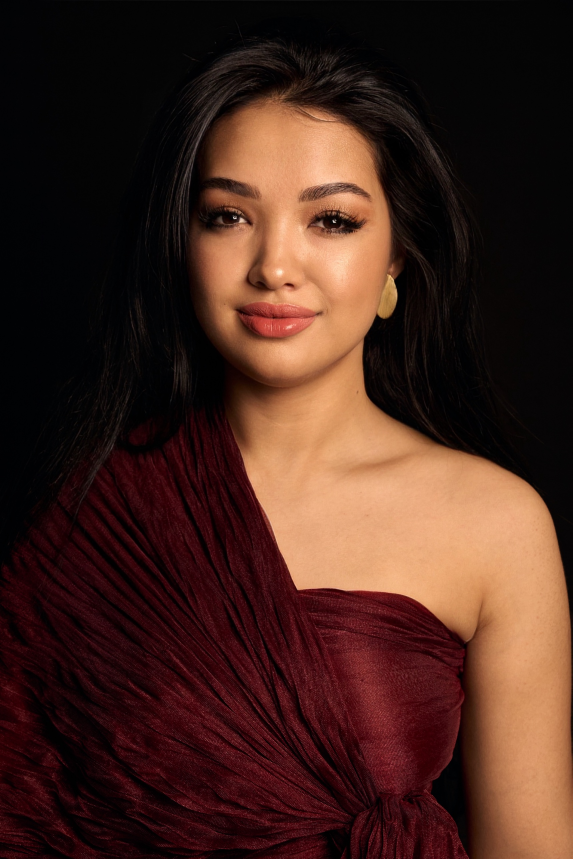
#> input picture diva-club-posts/assets/mohinur.jpg, 1717 x 2576 px (shown at 1/3 size)
$ python sheet.py assets/mohinur.jpg
#> lines starting #> are read from the running program, lines starting #| are printed output that depends on the picture
#!/usr/bin/env python3
"""Contact sheet: tile finished posts side by side for review.
   python3 sheet.py out/a.png out/b.png ... -o scratch/sheet.png [-h 900]"""
import sys, os
from PIL import Image, ImageDraw

args = sys.argv[1:]
out = "scratch/sheet.png"; maxh = 820
if "-o" in args: i = args.index("-o"); out = args[i+1]; del args[i:i+2]
if "-h" in args: i = args.index("-h"); maxh = int(args[i+1]); del args[i:i+2]
ims, labels = [], []
for p in args:
    im = Image.open(p).convert("RGB")
#> im is the input picture: PIL image 1717x2576 RGB; mean R, G, B 69.3, 39.2, 30.1
    s = maxh / im.height
#> s = 0.318
    ims.append(im.resize((max(1,int(im.width*s)), maxh), Image.LANCZOS))
    labels.append(os.path.basename(p))
pad, top = 18, 26
W = sum(i.width for i in ims) + pad*(len(ims)+1)
#> W = 582
H = maxh + top + pad
sheet = Image.new("RGB", (W, H), (28, 28, 30))
d = ImageDraw.Draw(sheet)
x = pad
for im, lb in zip(ims, labels):
    sheet.paste(im, (x, top))
    d.text((x+2, 8), lb, fill=(190, 190, 195))
    x += im.width + pad
#> this loop made 1 pass
#> (lb, x) on pass 1: ('mohinur.jpg', 582)
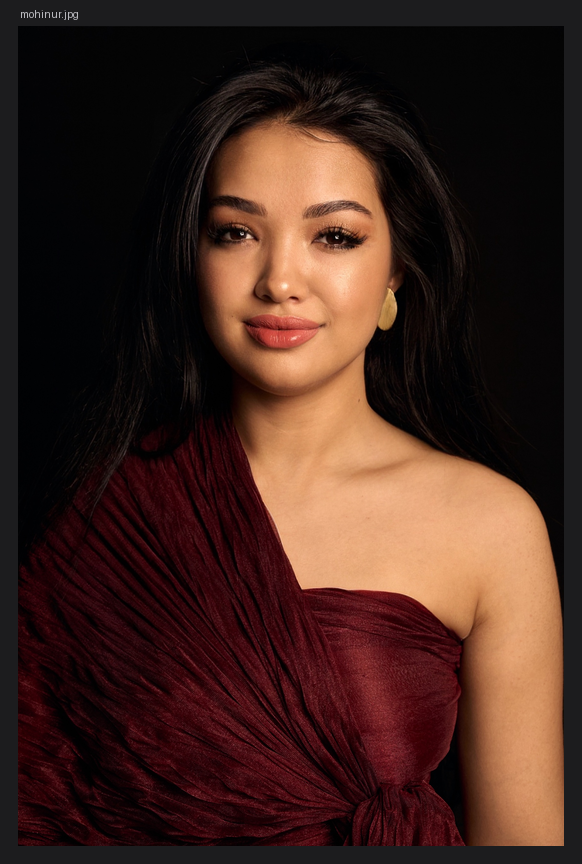
#> sheet: PIL image 582x864 RGB; mean R, G, B 64.9, 38, 30.2
#> after the loop, x = 582
os.makedirs(os.path.dirname(out) or ".", exist_ok=True)
sheet.save(out)
print(f"{out}  {sheet.size[0]}x{sheet.size[1]}")
#| scratch/sheet.png  582x864
